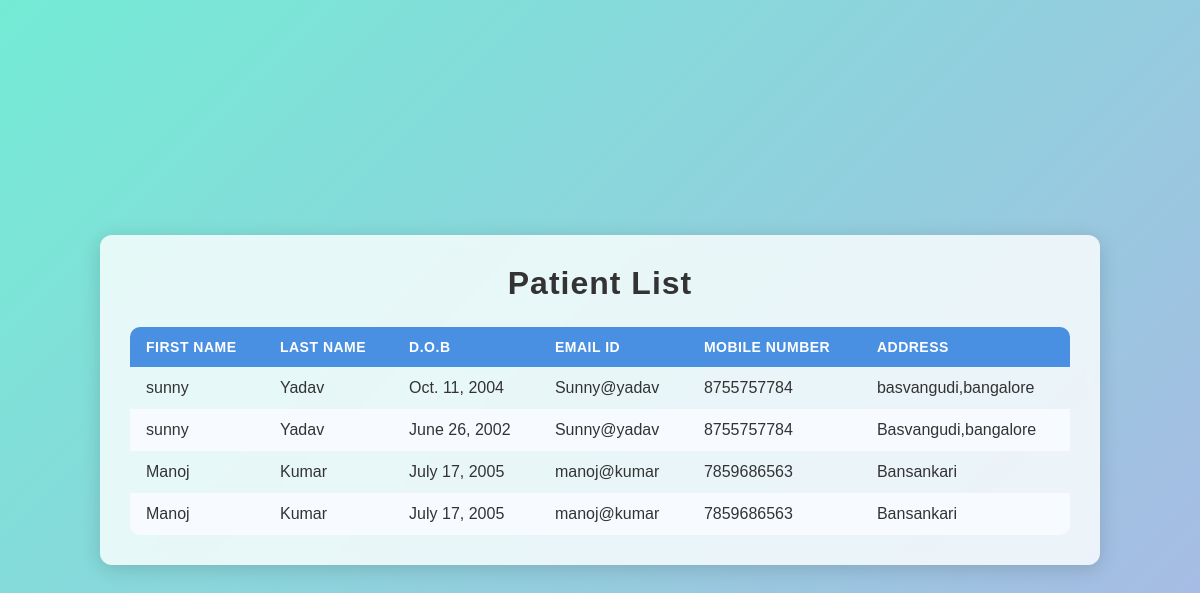
Screenshot of /show_patients with the database file from the repository.
### login/models.py (models this page shows)
class Patient(models.Model):
    first_name=models.CharField(max_length=15)
    last_name=models.CharField(max_length=15)
    email=models.EmailField()
    dob=models.DateField()
    mobile_num=models.CharField(max_length=10)
    address=models.TextField()

### doctor_consultancy/views.py (the view)
# urls.py: path("show_patients",show_patients,name='show_patients'),
def show_patients(request):
    patients=Patient.objects.all()
    return render(request,'show_patient.html',{'patients':patients})

### templates/show_patient.html (shortened to what this page needs)
<!DOCTYPE html>
<html lang="en">
<head>
</head>
<body>
    <div class="container">
        <h1>Patient List</h1>
        <table>
            <thead>
                <tr>
                    <th>First Name</th>
                    <th>Last Name</th>
                    <th>D.O.B</th>
                    <th>Email ID</th>
                    <th>Mobile Number</th>
                    <th>Address</th>
                </tr>
            </thead>
            <tbody>
                {% for p in patients %}
                <tr>
                    <td data-label="First Name">{{ p.first_name }}</td>
                    <td data-label="Last Name">{{ p.last_name }}</td>
                    <td data-label="D.O.B">{{ p.dob }}</td>
                    <td data-label="Email ID">{{ p.email }}</td>
                    <td data-label="Mobile Number">{{ p.mobile_num }}</td>
                    <td data-label="Address">{{ p.address }}</td>
                </tr>
                {% empty %}
                <tr>
                    <td colspan="6" style="text-align:center; color:#888;">No patients found.</td>
                </tr>
                {% endfor %}
            </tbody>
        </table>
    </div>
</body>
</html>

### templates/show_patient.html (style rules this page uses)
* { box-sizing: border-box; margin: 0; padding: 0; font-family: "Poppins", sans-serif; }
body { background: linear-gradient(135deg, #74ebd5, #ACB6E5); min-height: 100vh; display: flex; justify-content: center; align-items: center; padding: 40px; }
.container { background-color: #ffffffcc; backdrop-filter: blur(6px); border-radius: 12px; box-shadow: 0 4px 20px rgba(0,0,0,0.15); padding: 30px; width: 95%; max-width: 1000px; animation: fadeIn 0.8s ease-in-out; }
h1 { text-align: center; color: #333; margin-bottom: 25px; letter-spacing: 1px; }
table { width: 100%; border-collapse: collapse; text-align: left; overflow: hidden; border-radius: 10px; }
thead { background-color: #4a90e2; color: white; }
th, td { padding: 12px 16px; }
tr:nth-child(even) { background-color: #f7faff; }
th { text-transform: uppercase; font-size: 14px; letter-spacing: 0.5px; }
td { color: #333; }

### rows the page displays
Patient: first_name "sunny", last_name "Yadav", dob "Oct. 11, 2004", email "Sunny@yadav", mobile_num "8755757784", address "basvangudi,bangalore"
Patient: first_name "sunny", last_name "Yadav", dob "June 26, 2002", email "Sunny@yadav", mobile_num "8755757784", address "Basvangudi,bangalore"
Patient: first_name "Manoj", last_name "Kumar", dob "July 17, 2005", email "manoj@kumar", mobile_num "7859686563", address "Bansankari"
Patient: first_name "Manoj", last_name "Kumar", dob "July 17, 2005", email "manoj@kumar", mobile_num "7859686563", address "Bansankari"
